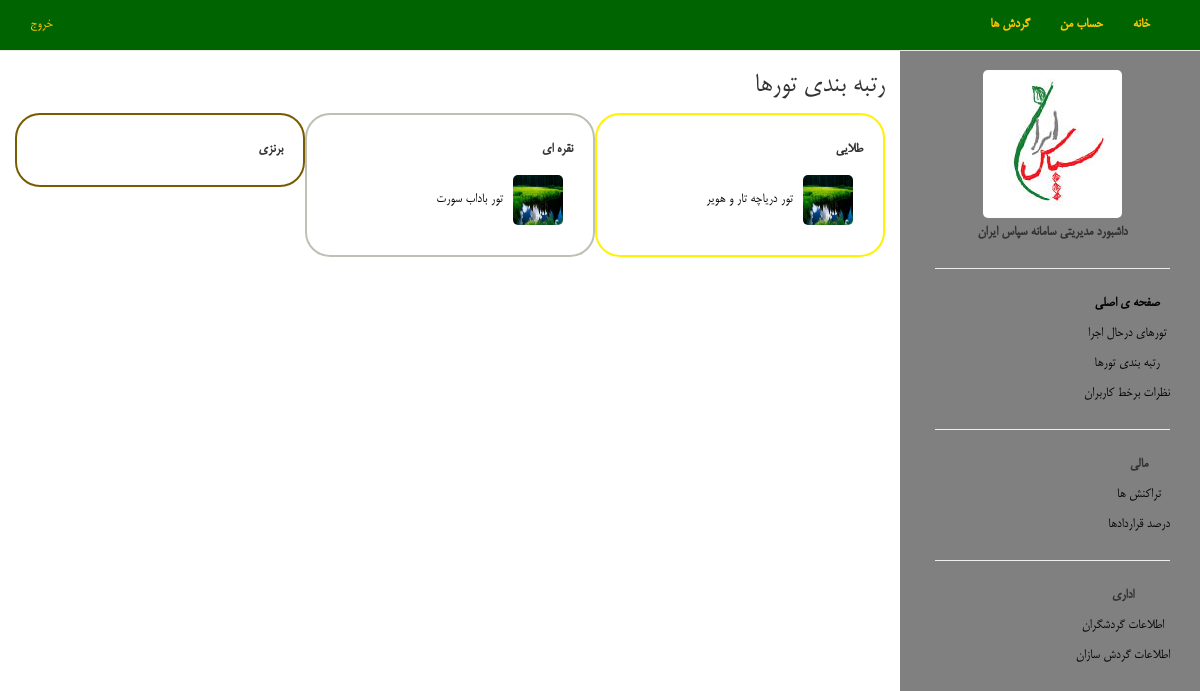
The app's page /manager/tourRating/, older data.
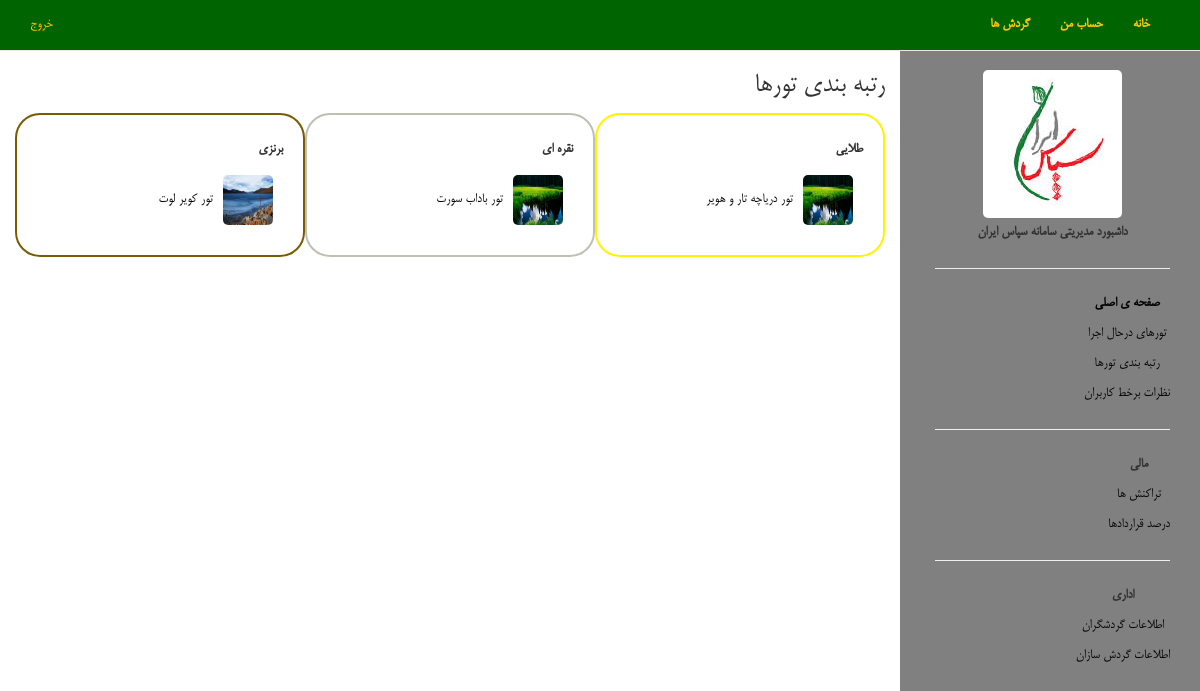
The same page, newer data.
### define_trip/models.py (models this page shows, shortened)
class Tour(models.Model):
    gardesh = models.ForeignKey(Gardesh, related_name='tour')
    tour_kind = models.CharField(max_length=30 , choices=TOUR_KIND)      # nat / inter / holly
    destination = models.CharField(max_length=255, choices=CITY)    # city name
    source = models.CharField(max_length=255,choices=CITY)         # city name
    start = models.DateField()
    start_t = models.TimeField()
    end = models.DateField()
    end_t = models.TimeField()
    capacity = models.IntegerField()    # tedadi ke mitavanim befrooshim
    has_sold = models.IntegerField(default=0)   # if = capacity or intire=0 => stop selling
    entire_capacity = models.IntegerField()     # mizani ke hanooz az zarfiate kol mande
    leader = models.CharField(max_length=30)
    leader_c = models.CharField(null=True, blank=True , max_length=50)
    transfer_device = models.ForeignKey(TransferDevice)
    stay_location = models.ForeignKey(Location)
    cost = models.IntegerField()
    destination_explain = models.TextField(null=True, blank=True)
    move_explain = models.TextField(null=True, blank=True)

class Gardesh(models.Model):
    name = models.CharField(max_length=255)
    builder = models.ForeignKey(TourBuilderProfile)
    kind = models.CharField(max_length=25,choices=KIND)   # t/tr/a/h/r
    final_rank = models.FloatField(null=True,blank=True)
    order_rank = models.FloatField(null=True,blank=True)
    comment_rank = models.FloatField(null=True,blank=True)
    degree = models.CharField(max_length=2,
                                      choices=DEGREE)     # g/s/b
    max_cancel_time = models.IntegerField(default= 2)
    free = models.FloatField(default=1)     # between 0 and 1 --> be nazaram inja darsad takhfif gozashte shavad behtar ast.
    define_time = models.DateTimeField(default= datetime.datetime.now)
    agreement = models.ForeignKey(Agreement)
    other_explain = models.TextField(blank=True , null=True) #farzaneh add

### user/models.py (models this page shows, shortened)
class TourBuilderProfile(models.Model):
    user = models.OneToOneField(UserM,related_name='bprofile')  # username is sabt number
    kind = models.CharField(max_length= 20 , choices=KIND)

class UserM(models.Model):
    user = models.OneToOneField(User, related_name='userm')
    register_time = models.DateTimeField(default=datetime.now)
    picture = models.FileField(upload_to="static/user/img/", default="static/user/img/default.jpg" , null=True, blank=True)
    kind = models.CharField(max_length=10, choices=USER_KIND) #? what is this? redundant

### manager_dashboard/views.py (the view)
# urls.py: url(r'tourRating/$', 'manager_dashboard.views.tourRating'),
def tourRating(request):
    gold_tours = Tour.objects.filter(gardesh__degree = "G")
    silver_tours = Tour.objects.filter(gardesh__degree = "S")
    bronze_tours = Tour.objects.filter(gardesh__degree = "B")
    return render(request, "manager_tours_rating.html", {"gold_tours": gold_tours ,"silver_tours": silver_tours ,"bronze_tours": bronze_tours })

### manager_dashboard/templates/manager_tours_rating.html
{% extends "manager_dashboard.html" %}
{% load staticfiles %}
{% block content_dashboard %}
    <div class="col-md-9">
        <h2>رتبه بندی تورها</h2>
        <div class="col-md-4" style="    border-radius: 25px;
    border: 2px solid #795b00;
    padding: 20px;">
            <table>
                <tr>
                    <td><strong>
                        برنزی
                    </strong></td>
                </tr>
                {% for tour in bronze_tours %}
                    <tr>
                        <td>
                <span>
                    <img class="tour_image_med" src="/{{ tour.gardesh.builder.user.picture }}">
                </span>
                        </td>
                        <td>
                            <a href="/show/tour/{{ tour.id }}/status/">
                            تور
                            {{ tour.gardesh.name }}</a></td>
                    </tr>
                {% endfor %}
            </table>
        </div>
        <div class="col-md-4" style="    border-radius: 25px;
    border: 2px solid #bdc0b2;
    padding: 20px;">
            <table>
                <tr>
                    <td><strong>
                        نقره ای</strong></td>
                </tr>
                {% for tour in silver_tours %}
                    <tr>
                        <td>
                <span>
                    <img class="tour_image_med" src="/{{ tour.gardesh.builder.user.picture }}">
                </span>
                        </td>
                        <td>
                            <a href="/show/tour/{{ tour.id }}/status/">
                            تور
                            {{ tour.gardesh.name }}</a></td>
                    </tr>
                {% endfor %}
            </table>
        </div>
        <div class="col-md-4" style=" border-radius: 25px;
    border: 2px solid #fff200;
    padding: 20px;">
            <table>
                <tr>
                    <td><strong>
                        طلایی</strong></td>
                </tr>
                {% for tour in gold_tours %}
                    <tr>
                        <td>
                <span>
                    <img class="tour_image_med" src="/{{ tour.gardesh.builder.user.picture }}">
                </span>
                        </td>
                        <td>
                            <a href="/show/tour/{{ tour.id }}/status/">
                            تور
                            {{ tour.gardesh.name }}</a></td>
                    </tr>
                {% endfor %}
            </table>
        </div>
    </div>
{% endblock content_dashboard %}

Row changes from the older to the newer data that the page shows:
added Tour: gardesh.builder.user.picture (picture), gardesh.name "کویر لوت", shown under "رتبه بندی تورها"
